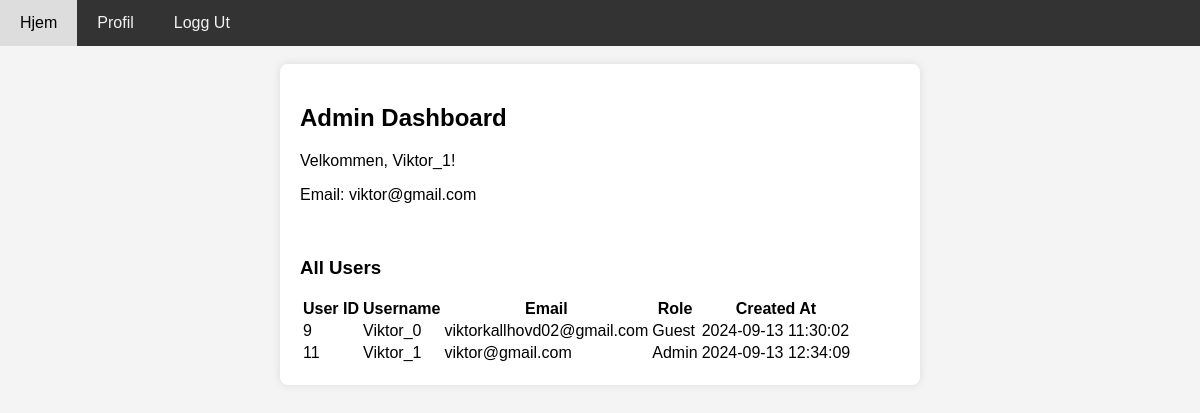
Page /profile.php (signed in) on the committed database.
### tables this page shows
CREATE TABLE `users` (
  `user_id` int(11) NOT NULL,
  `username` varchar(255) NOT NULL,
  `password` varchar(255) NOT NULL,
  `email` varchar(255) NOT NULL,
  `role` tinyint(1) NOT NULL COMMENT 'boolean 0 = gjest, 1 = admin',
  `created_at` timestamp NULL DEFAULT current_timestamp()
);

### public/profiles/admin_dashboard.php (the view)
<?php
function getAllUsers()
{
    global $conn;
    $sql = "SELECT user_id, username, email, role, created_at FROM users";
    $result = $conn->query($sql);
    if ($result->num_rows > 0) {
        return $result->fetch_all(MYSQLI_ASSOC);
    } else {
        return [];
    }
}
$allUsers = getAllUsers();
?>
<div>
    <div>
        <h2>Admin Dashboard</h2>
        <p>Velkommen, <?php echo htmlspecialchars($userProfile['username']); ?>!</p>
        <p>Email: <?php echo htmlspecialchars($userProfile['email']); ?></p>
        <br>
        <h3>All Users</h3>
        <table>
            <thead>
                <tr>
                    <th>User ID</th>
                    <th>Username</th>
                    <th>Email</th>
                    <th>Role</th>
                    <th>Created At</th>
                </tr>
            </thead>
            <tbody>
                <?php foreach ($allUsers as $user): ?>
                    <tr>
                        <td><?php echo htmlspecialchars($user['user_id']); ?></td>
                        <td><?php echo htmlspecialchars($user['username']); ?></td>
                        <td><?php echo htmlspecialchars($user['email']); ?></td>
                        <td><?php echo $user['role'] == 1 ? 'Admin' : 'Guest'; ?></td>
                        <td><?php echo htmlspecialchars($user['created_at']); ?></td>
                    </tr>
                <?php endforeach; ?>
            </tbody>
        </table>
    </div>
</div>

### css/navbar.css (style rules this page uses)
body { font-family: Arial, sans-serif; background-color: #f4f4f4; margin: 0; padding: 0; }

### rows in the picture
users: username "Viktor_1", email "viktor@gmail.com", user_id "11", role "Admin", created_at "2024-09-13 12:34:09"
users: user_id "9", username "Viktor_0", email "viktorkallhovd02@gmail.com", role "Guest", created_at "2024-09-13 11:30:02"
